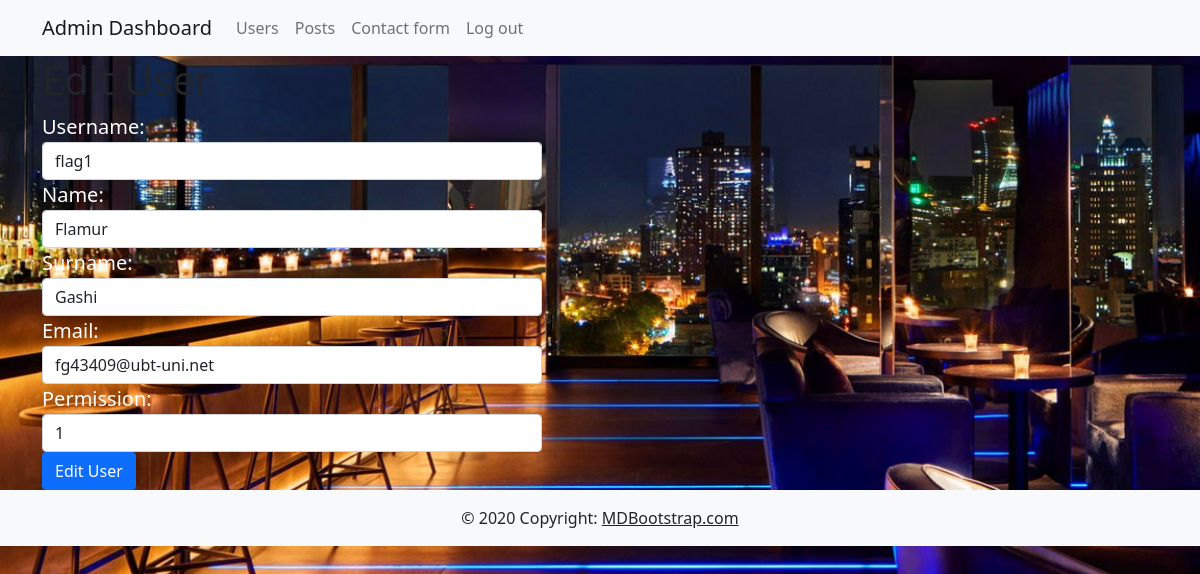
Page /admin/index.php?page=edit_user&id=1 (signed in) on the committed database.
### tables this page shows
CREATE TABLE `users` (
  `user_id` int(11) NOT NULL,
  `username` varchar(255) NOT NULL,
  `name` varchar(255) NOT NULL,
  `surname` varchar(255) NOT NULL,
  `email` varchar(255) NOT NULL,
  `password` varchar(255) NOT NULL,
  `permission` int(11) NOT NULL
);

### admin/edit_user.php (the view, shortened to what this page needs)
<?php
require '../includes/dbconnect.php';
if ($_SESSION['permission'] == 1) {
    if (isset($_GET['id'])) {
        $id = $_GET['id'];
    }
    $sql = 'SELECT * FROM users WHERE user_id = :id';
    $query = $pdo->prepare($sql);
    $query->execute(['id' => $id]);
    $user = $query->fetch();
?>
<!DOCTYPE html>
<head>
    <link rel="stylesheet" href="../css/bacground2.css">
    <link rel="stylesheet" href="https://cdnjs.cloudflare.com/ajax/libs/font-awesome/5.15.1/css/all.min.css">
</head>
<body>
    <div class="container">
        <h1>Edit User</h1>
        <form method="post">
            <div class="control" style="width: 500px; color: white; font-size: 20px; margin-right: 100px ">
                <label for="username">Username:</label>
                <input type="text" name="username" id="username" class="form-control" value="<?php echo $user['username'] ?>" required>
            </div>
            <div class="control" style="width: 500px; color: white; font-size: 20px; margin-right: 100px ">
                <label for="name">Name:</label>
                <input type="text" name="name" id="name" class="form-control" value="<?php echo $user['name'] ?>" required>
            </div>
            <div class="control" style="width: 500px; color: white; font-size: 20px; margin-right: 100px ">
                <label for="surname">Surname:</label>
                <input type="text" name="surname" id="surname" class="form-control" value="<?php echo $user['surname'] ?>" required>
            </div>
            <div class="control" style="width: 500px; color: white; font-size: 20px; margin-right: 100px ">
                <label for="email">Email:</label>
                <input type="email" name="email" id="email" class="form-control" value="<?php echo $user['email'] ?>" required>
            </div>
            <div class="control" style="width: 500px; color: white; font-size: 20px; margin-right: 100px ">
                <label for="permission">Permission:</label>
                <input type="number" name="permission" id="permission" class="form-control" value="<?php echo $user['permission'] ?>" required min=0 max=1>
            </div>
            <input type="submit" value="Edit User" name="submit" class="btn btn-primary">
        </form>
    </div>
<?php } else {
    header('Location: test.php');
} ?>
</body>
</html>
<?php
    include 'includes/footer.php';
?>

### css/bacground2.css (style rules this page uses)
body { background-image: url(../img/homepage.jpg); background-position: center; background-repeat: no-repeat; background-size: 2000px 1000px; background-position: center; background-repeat: repeat; }

### rows in the picture
users: username "flag1", name "Flamur", surname "Gashi", email "fg43409@ubt-uni.net", permission "1"
